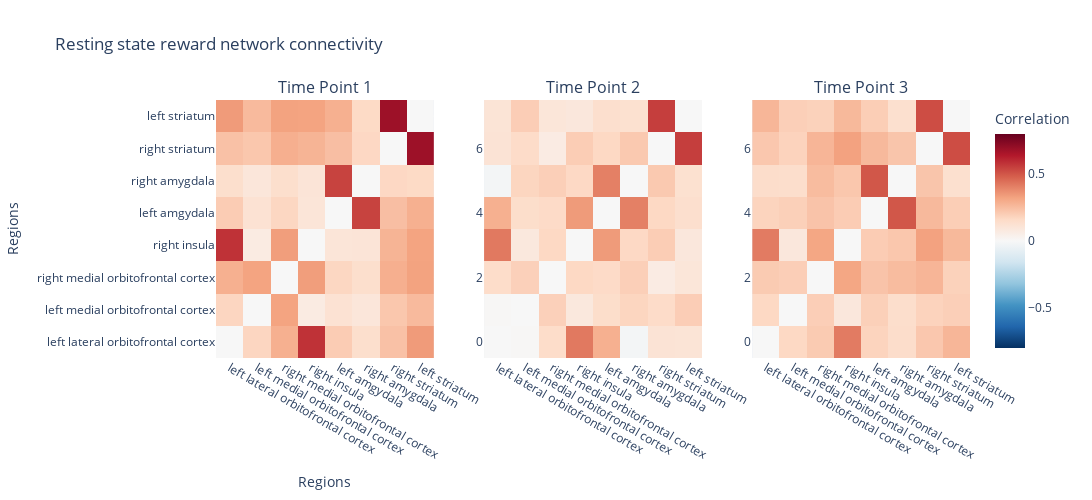

The notebook cell saved with this chart:
### Code cell
import plotly.subplots as sp
import plotly.graph_objects as go

# Define the time points
time_points = ['Time Point 1', 'Time Point 2', 'Time Point 3']

# Create subplots
fig = sp.make_subplots(rows=1, cols=3, subplot_titles=time_points)
np.fill_diagonal(average_correlation_matrix1, 0)
np.fill_diagonal(average_correlation_matrix2, 0)
np.fill_diagonal(average_correlation_matrix3, 0)
# Add heatmap traces for each time point
trace1 = go.Heatmap(
    z=average_correlation_matrix1,
    x=region_labels,
    y=region_labels,
    colorscale='RdBu_r',
    zmin=-0.8,
    zmax=0.8,
    colorbar=dict(title='Correlation')
)

trace2 = go.Heatmap(
    z=average_correlation_matrix2,
    x=region_labels,
    y=[],
    colorscale='RdBu_r',
    zmin=-0.8,
    zmax=0.8,
    colorbar=dict(title='Correlation'),
    showscale=False
)

trace3 = go.Heatmap(
    z=average_correlation_matrix3,
    x=region_labels,
    y=[],
    colorscale='RdBu_r',
    zmin=-0.8,
    zmax=0.8,
    colorbar=dict(title='Correlation'),
    showscale=False
)

# Add traces to subplots
fig.add_trace(trace1, row=1, col=1)
fig.add_trace(trace2, row=1, col=2)
fig.add_trace(trace3, row=1, col=3)

# Update layout
fig.update_layout(
    title="Resting state reward network connectivity",
    xaxis=dict(title='Regions'),
    yaxis=dict(title='Regions'),
    height=500,
    width=1200,
    showlegend=False
)

# Show the plot
fig.show()

### Figure 1 — Plotly figure (JSON) as saved in the notebook; plotly's stock layout.template omitted (floating-point values rounded to 4 significant figures)
{"data": [{"colorbar": {"title": {"text": "Correlation"}}, "colorscale": [[0, "rgb(5,48,97)"], [0.1, "rgb(33,102,172)"], [0.2, "rgb(67,147,195)"], [0.3, "rgb(146,197,222)"], [0.4, "rgb(209,229,240)"], [0.5, "rgb(247,247,247)"], [0.6, "rgb(253,219,199)"], [0.7, "rgb(244,165,130)"], [0.8, "rgb(214,96,77)"], [0.9, "rgb(178,24,43)"], [1, "rgb(103,0,31)"]], "type": "heatmap", "x": ["left lateral orbitofrontal cortex", "left medial orbitofrontal cortex", "right medial orbitofrontal cortex", "right insula", "left amgydala", "right amygdala", "right striatum", "left striatum"], "xaxis": "x", "y": ["left lateral orbitofrontal cortex", "left medial orbitofrontal cortex", "right medial orbitofrontal cortex", "right insula", "left amgydala", "right amygdala", "right striatum", "left striatum"], "yaxis": "y", "z": [[0, 0.1744, 0.2875, 0.5832, 0.2034, 0.1394, 0.2373, 0.3438], [0.1744, 0, 0.3218, 0.07039, 0.1211, 0.09785, 0.2205, 0.2574], [0.2875, 0.3218, 0, 0.3369, 0.171, 0.1386, 0.2904, 0.3248], [0.5832, 0.07039, 0.3369, 0, 0.1042, 0.1062, 0.2759, 0.3216], [0.2034, 0.1211, 0.171, 0.1042, 0, 0.5449, 0.2445, 0.2867], [0.1394, 0.09785, 0.1386, 0.1062, 0.5449, 0, 0.1677, 0.1612], [0.2373, 0.2205, 0.2904, 0.2759, 0.2445, 0.1677, 0, 0.6847], [0.3438, 0.2574, 0.3248, 0.3216, 0.2867, 0.1612, 0.6847, 0]], "zmax": 0.8, "zmin": -0.8}, {"colorbar": {"title": {"text": "Correlation"}}, "colorscale": [[0, "rgb(5,48,97)"], [0.1, "rgb(33,102,172)"], [0.2, "rgb(67,147,195)"], [0.3, "rgb(146,197,222)"], [0.4, "rgb(209,229,240)"], [0.5, "rgb(247,247,247)"], [0.6, "rgb(253,219,199)"], [0.7, "rgb(244,165,130)"], [0.8, "rgb(214,96,77)"], [0.9, "rgb(178,24,43)"], [1, "rgb(103,0,31)"]], "showscale": false, "type": "heatmap", "x": ["left lateral orbitofrontal cortex", "left medial orbitofrontal cortex", "right medial orbitofrontal cortex", "right insula", "left amgydala", "right amygdala", "right striatum", "left striatum"], "xaxis": "x2", "y": [], "yaxis": "y2", "z": [[0, 0.007565, 0.1508, 0.4219, 0.2886, -0.01615, 0.1142, 0.1113], [0.007565, 0, 0.1913, 0.08548, 0.1452, 0.1758, 0.1518, 0.2001], [0.1508, 0.1913, 0, 0.1673, 0.1583, 0.195, 0.06763, 0.09847], [0.4219, 0.08548, 0.1673, 0, 0.3442, 0.1652, 0.2026, 0.08928], [0.2886, 0.1452, 0.1583, 0.3442, 0, 0.4062, 0.1659, 0.1355], [-0.01615, 0.1758, 0.195, 0.1652, 0.4062, 0, 0.2129, 0.1285], [0.1142, 0.1518, 0.06763, 0.2026, 0.1659, 0.2129, 0, 0.5547], [0.1113, 0.2001, 0.09847, 0.08928, 0.1355, 0.1285, 0.5547, 0]], "zmax": 0.8, "zmin": -0.8}, {"colorbar": {"title": {"text": "Correlation"}}, "colorscale": [[0, "rgb(5,48,97)"], [0.1, "rgb(33,102,172)"], [0.2, "rgb(67,147,195)"], [0.3, "rgb(146,197,222)"], [0.4, "rgb(209,229,240)"], [0.5, "rgb(247,247,247)"], [0.6, "rgb(253,219,199)"], [0.7, "rgb(244,165,130)"], [0.8, "rgb(214,96,77)"], [0.9, "rgb(178,24,43)"], [1, "rgb(103,0,31)"]], "showscale": false, "type": "heatmap", "x": ["left lateral orbitofrontal cortex", "left medial orbitofrontal cortex", "right medial orbitofrontal cortex", "right insula", "left amgydala", "right amygdala", "right striatum", "left striatum"], "xaxis": "x3", "y": [], "yaxis": "y3", "z": [[0, 0.1668, 0.208, 0.4171, 0.1811, 0.1465, 0.218, 0.2687], [0.1668, 0, 0.1982, 0.09042, 0.1924, 0.1424, 0.1826, 0.1948], [0.208, 0.1982, 0, 0.3152, 0.2299, 0.2525, 0.2724, 0.1869], [0.4171, 0.09042, 0.3152, 0, 0.2035, 0.2194, 0.3264, 0.2619], [0.1811, 0.1924, 0.2299, 0.2035, 0, 0.501, 0.2603, 0.1993], [0.1465, 0.1424, 0.2525, 0.2194, 0.501, 0, 0.2251, 0.1334], [0.218, 0.1826, 0.2724, 0.3264, 0.2603, 0.2251, 0, 0.5214], [0.2687, 0.1948, 0.1869, 0.2619, 0.1993, 0.1334, 0.5214, 0]], "zmax": 0.8, "zmin": -0.8}], "layout": {"annotations": [{"font": {"size": 16}, "showarrow": false, "text": "Time Point 1", "x": 0.1444, "xanchor": "center", "xref": "paper", "y": 1, "yanchor": "bottom", "yref": "paper"}, {"font": {"size": 16}, "showarrow": false, "text": "Time Point 2", "x": 0.5, "xanchor": "center", "xref": "paper", "y": 1, "yanchor": "bottom", "yref": "paper"}, {"font": {"size": 16}, "showarrow": false, "text": "Time Point 3", "x": 0.8556, "xanchor": "center", "xref": "paper", "y": 1, "yanchor": "bottom", "yref": "paper"}], "height": 500, "showlegend": false, "title": {"text": "Resting state reward network connectivity"}, "width": 1200, "xaxis": {"anchor": "y", "domain": [0, 0.2889], "title": {"text": "Regions"}}, "xaxis2": {"anchor": "y2", "domain": [0.3556, 0.6444]}, "xaxis3": {"anchor": "y3", "domain": [0.7111, 1]}, "yaxis": {"anchor": "x", "domain": [0, 1], "title": {"text": "Regions"}}, "yaxis2": {"anchor": "x2", "domain": [0, 1]}, "yaxis3": {"anchor": "x3", "domain": [0, 1]}}}
